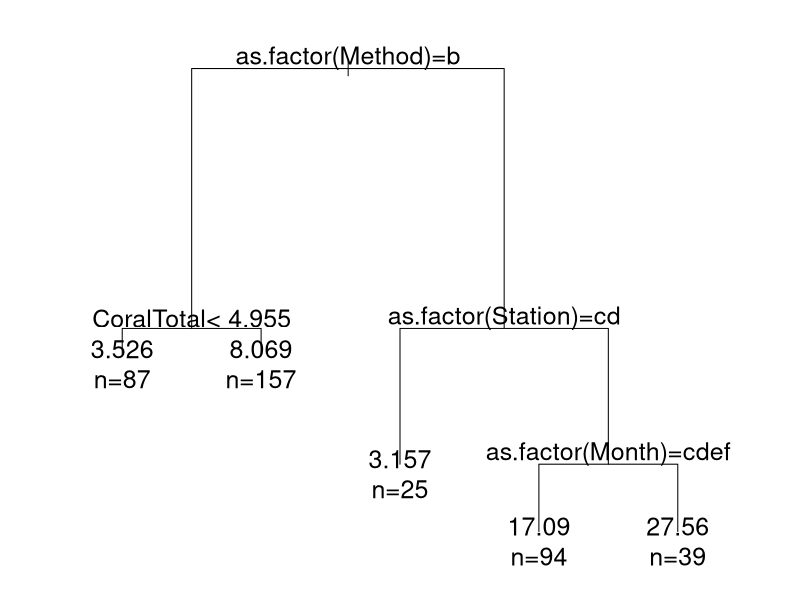
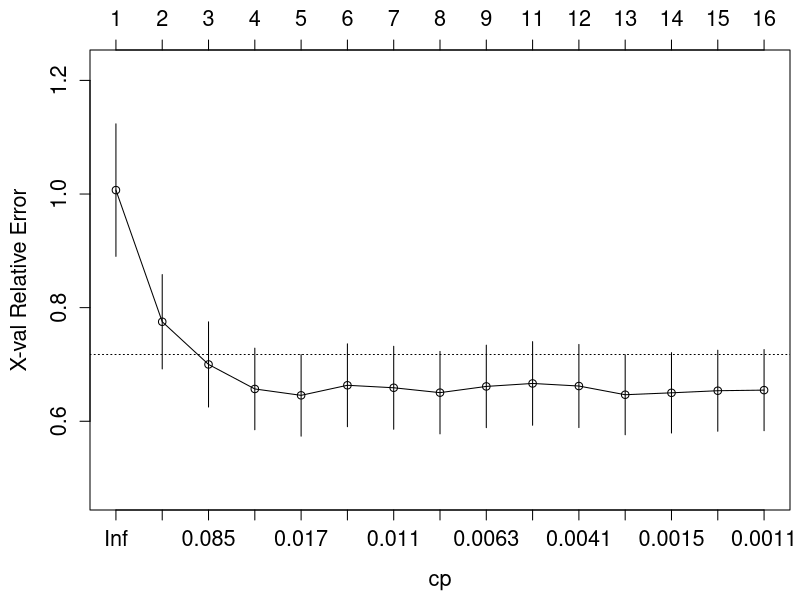
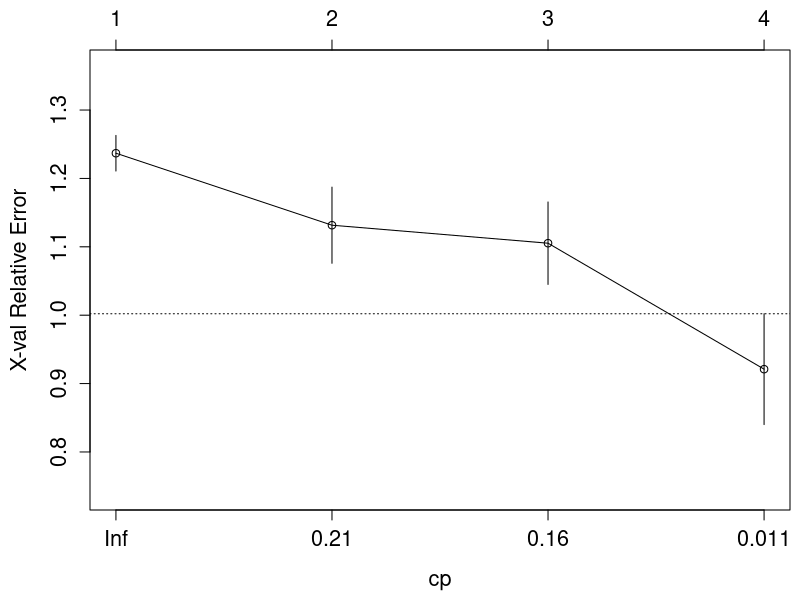
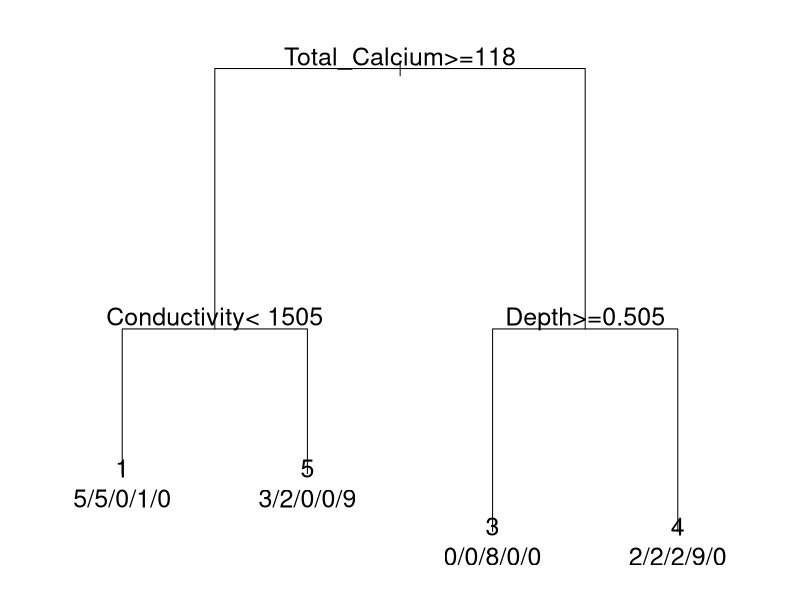
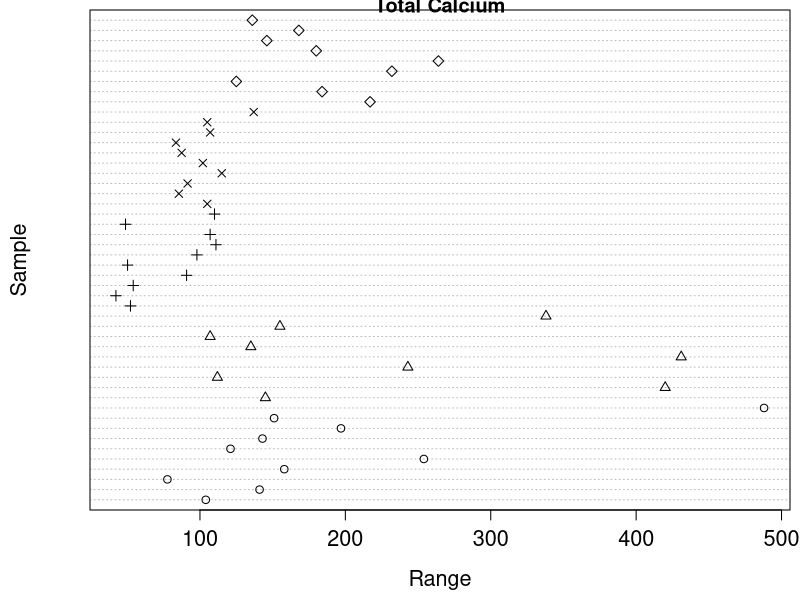

Source code (R) for these figures, in order:
#    R code for: Chapter 9 in:
#    Analysing Ecological Data. (2007). Zuur, Ieno and Smith. Springer, 680p.

#    This program is free software; you can redistribute it and/or modify
#    it under the terms of the GNU General Public License as published by
#    the Free Software Foundation; either version 2 of the License, or
#    (at your option) any later version.
#
#    This program is distributed in the hope that it will be useful, 
#    but WITHOUT ANY WARRANTY; without even the implied warranty of
#    MERCHANTABILITY or FITNESS FOR A PARTICULAR PURPOSE.  See the
#    GNU General Public License for more details.

#    This file was produced by Nelly Chizhikova and Alain Zuur
#    (highstat@highstat.com)



setwd("D:\\applicat\\HighlandStatistics\\Book\\R\\RChapter9\\")

par(mar = c(4.5, 4.5, 0.5, 0.5), cex.lab = 1.3, cex.axis = 1.3)



#       Output of regression tree, page 147
Bahama <- read.table("Bahama.txt", header = T)
library(rpart)
parrot_tree <- rpart(Parrot ~ CoralTotal + 
                              as.factor(Month)  + 
                              as.factor(Station) + 
                              as.factor(Method), 
                              data = Bahama, 
                              control = rpart.control(cp = 0.02))
parrot_tree



#      Figure 9.3
parrot_tree <- rpart(Parrot ~ CoralTotal +
                              as.factor(Month)  + 
                              as.factor(Station) + 
                              as.factor(Method), 
                              data = Bahama, 
                              control = rpart.control(cp = 0.02))
par(xpd = NA, mar = c(2.5, 5, 2.5, 5))
plot(parrot_tree)
text(parrot_tree, cex = 1.5, use.n = T)
par(xpd = F, mar = c(4.5, 4.5, 0.5, 0.5))




#      Figure 9.4 and Table 9.2
parrot_tree <- rpart(Parrot ~ CoralTotal +
                              as.factor(Month)  + 
                              as.factor(Station) + 
                              as.factor(Method), 
                              data = Bahama, 
                              control = rpart.control(cp = 0.001))
par(mar = c(4.5, 4.5, 2.5, 0.5))
plotcp(parrot_tree)
printcp(parrot_tree)
par(mar = c(4.5, 4.5, 0.5, 0.5))



#       Figure 9.5 and model output, page 154-156
Ditch <- read.table("Ditch.txt", header = T)
library(rpart)
ditch_tree <- rpart(as.factor(Site) ~ Depth + pH + Conductivity  + 
                              BOD + Ammoniacal_Nitrogen + 
                              Total_Oxidised_Nitrogen  + 
                              Suspended_Solids + Chloride + 
                              Sulphate + Total_Calcium + 
                              Total_Zinc + Total_Cadmium + 
                              Total_Lead + Total_Nickel + 
                              Total_Phosphate, 
                              data = Ditch, method = "class", 
                              control = rpart.control(cp = 0.001),
                              minsplit=15)
par(mar = c(4.5, 4.5, 2.5, 0.5))
plotcp(ditch_tree)
printcp(ditch_tree)
ditch_tree
par(mar = c(2.5, 5, 2.5, 5))



#     Figure 9.6

ditch_tree <- rpart(as.factor(Site) ~ Depth + pH + Conductivity  +
                              BOD + Ammoniacal_Nitrogen + 
                              Total_Oxidised_Nitrogen  + 
                              Suspended_Solids + Chloride + 
                              Sulphate + Total_Calcium + 
                              Total_Zinc + Total_Cadmium + 
                              Total_Lead + Total_Nickel + 
                              Total_Phosphate, 
                              data = Ditch, method = "class", 
                              control = rpart.control(cp = 0.01))
par(xpd = NA, mar = c(2.5, 5, 2.5, 5))
plot(ditch_tree)
text(ditch_tree, use.n = T, cex = 1.5)
par(xpd = F, mar = c(4.5, 4.5, 0.5, 0.5))



#     Figure 9.7
dotchart(Ditch$Total_Calcium,  pch = Ditch$Site,
         xlab = "Range", ylab = "Sample",
         main = "Total Calcium")




#       Estimate regression parameters of optimal multinomial model  
Ditch <- read.table("Ditch.txt", header = T)
Ditch <- Ditch[rowSums(is.na(Ditch) == T)  ==  0, ]
library(nnet)
library(MASS)


LogDitch<-log10(Ditch[,4:18]+1)
LogDitch$fSite<-factor(Ditch$Site)
LogDitch$fYear<-factor(Ditch$Year)
LogDitch$fMonth<-factor(Ditch$Month)



f1<-formula(fSite~1+Depth+pH+Conductivity+BOD+Ammoniacal_Nitrogen+
                 Total_Oxidised_Nitrogen+Suspended_Solids+
                 Chloride+Sulphate+Total_Calcium+Total_Zinc+
                 Total_Cadmium+Total_Lead+Total_Nickel+
                 Total_Phosphate+fYear+fMonth)
tmp<-multinom(f1,data=LogDitch)
dropterm(tmp)

#Remove month, and repeat the process.
#........
#........


#page 160
f1<-formula(fSite~1+Depth+Ammoniacal_Nitrogen+
                 Total_Oxidised_Nitrogen+Total_Calcium+Total_Zinc)
M.optim<-multinom(f1,data=LogDitch)
summary(M.optim,Wald=T,cor=F)

#Table 9.3
dropterm(M.optim, test = "Chisq")
#It seems that the row for Depth in the book is wrong

#fSite ~ 1 + Depth + Ammoniacal_Nitrogen + Total_Oxidised_Nitrogen +
#    Total_Calcium + Total_Zinc
#                        Df     AIC     LRT   Pr(Chi)
#<none>                      77.158
#Depth                    4  87.906  18.748 0.0008808 ***
#Ammoniacal_Nitrogen      4  93.918  24.761 5.621e-05 ***
#Total_Oxidised_Nitrogen  4  92.753  23.596 9.624e-05 ***
#Total_Calcium            4 125.579  56.421 1.636e-11 ***
#Total_Zinc               4  89.064  19.906 0.0005212 ***
#---
#Signif. codes:  0 '***' 0.001 '**' 0.01 '*' 0.05 '.' 0.1 ' ' 1
#>
